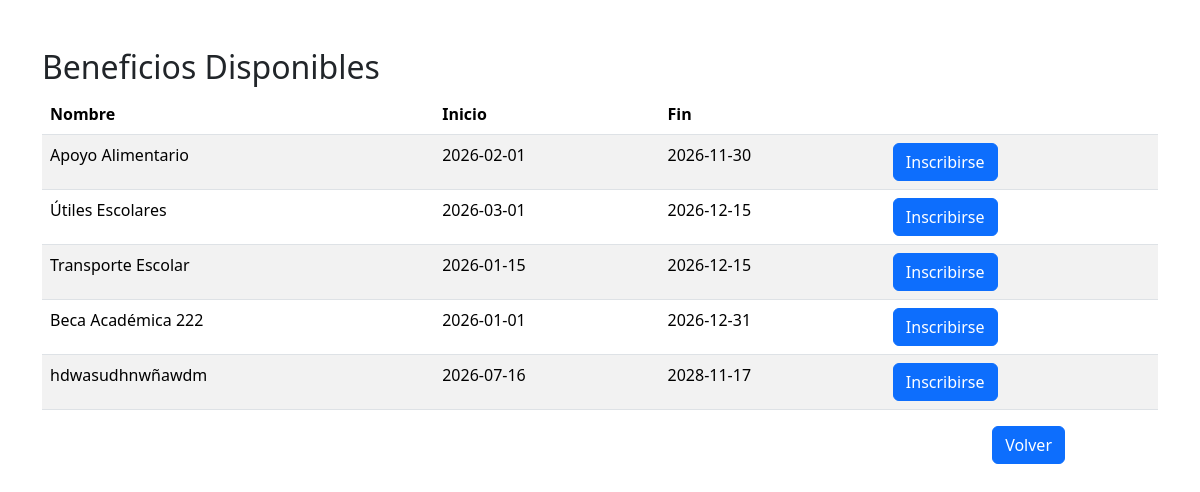
The page /usuario/beneficio.php (signed in) on the database its author committed.
### tables this page shows
CREATE TABLE `beneficio` (
  `idbeneficio` int(11) NOT NULL,
  `nombre` varchar(45) DEFAULT NULL,
  `fecha_inicio` date DEFAULT NULL,
  `fecha_fin` date DEFAULT NULL,
  `estado` tinyint(4) DEFAULT NULL,
  `descripcion` varchar(255) DEFAULT NULL
);

### usuario/beneficio.php (the view, shortened to what this page needs)
<?php
require_once "../conexion.php";
$sql = "SELECT * FROM beneficio WHERE estado = 1 ORDER BY idbeneficio";
$stmt = $conex->prepare($sql);
$stmt->execute();
$resultado = $stmt->get_result();
?>
<!DOCTYPE html>
<html lang="es">
<head>
<link href="https://cdn.jsdelivr.net/npm/bootstrap@5.3.8/dist/css/bootstrap.min.css" rel="stylesheet">
</head>
<body>
<div class="container mt-5">
    <h2>Beneficios Disponibles</h2>
    <table class="table table-striped">
        <thead>
            <tr>
                <th>Nombre</th>
                <th>Inicio</th>
                <th>Fin</th>
                <th></th>
            </tr>
        </thead>
        <tbody>
            <?php while($fila = $resultado->fetch_assoc()){ ?>
            <tr>
                <td><?php echo $fila["nombre"]; ?></td>
                <td><?php echo $fila["fecha_inicio"]; ?></td>
                <td><?php echo $fila["fecha_fin"]; ?></td>
                <td>
                <form action="inscribirse.php" method="post">
                <button class="btn btn-primary">Inscribirse</button>
                </form>
                </td>
            </tr>
            <?php } ?>
        </tbody>
    </table>
     <div class="col-11 d-flex justify-content-end">
    <a href="index.php" class="btn btn-primary">Volver</a>
  </div>
    </div>
</body>
</html>

### rows shown on the page
beneficio: nombre "Apoyo Alimentario", fecha_inicio "2026-02-01", fecha_fin "2026-11-30"
beneficio: nombre "Útiles Escolares", fecha_inicio "2026-03-01", fecha_fin "2026-12-15"
beneficio: nombre "Transporte Escolar", fecha_inicio "2026-01-15", fecha_fin "2026-12-15"
beneficio: nombre "Beca Académica 222", fecha_inicio "2026-01-01", fecha_fin "2026-12-31"
beneficio: nombre "hdwasudhnwñawdm", fecha_inicio "2026-07-16", fecha_fin "2028-11-17"
